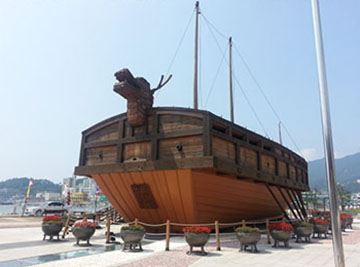
//> input picture 5chapter/image/flip_test.jpg, 360 x 267 px
$ ./mat_array   (built with g++ and OpenCV 4)
//> lines starting //> are read from the running program, lines starting //| are printed output that depends on the picture
//
//  mat_array.cpp
//  opencv_practice
//
//  Created by KimJunsik on 2019/12/03.
//  Copyright © 2019 KimJunsik. All rights reserved.
//

#include <opencv2/opencv.hpp>
using namespace std;
using namespace cv;

int main()
{
    Mat image = imread("./5chapter/image/flip_test.jpg",IMREAD_COLOR);
//> image is the input picture: 267 rows x 360 cols, CV_8UC3; mean B, G, R 172.7, 164.6, 159.2
    CV_Assert(image.data);

    Mat x_axis, y_axis, xy_axis, rep_img, trans_img;
    flip(image, x_axis, 0);
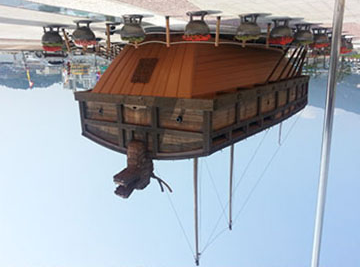
//> x_axis: 267 rows x 360 cols, CV_8UC3; mean B, G, R 172.7, 164.6, 159.2
    flip(image, y_axis, 1);
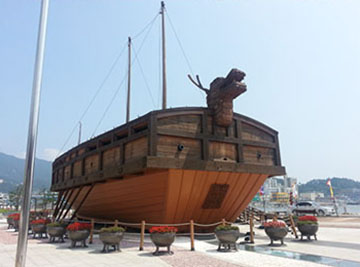
//> y_axis: 267 rows x 360 cols, CV_8UC3; mean B, G, R 172.7, 164.6, 159.2
    flip(image, xy_axis, -1);
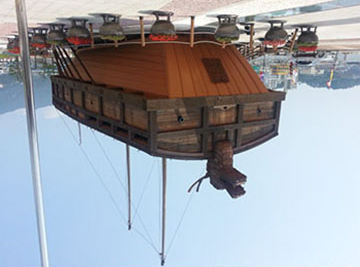
//> xy_axis: 267 rows x 360 cols, CV_8UC3; mean B, G, R 172.7, 164.6, 159.2

    repeat(image, 1, 2, rep_img);
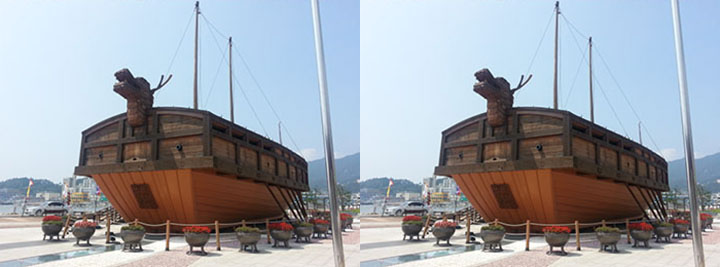
//> rep_img: 267 rows x 720 cols, CV_8UC3; mean B, G, R 172.7, 164.6, 159.2
    transpose(image, trans_img);
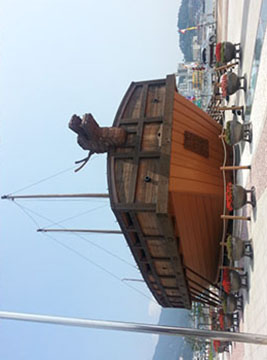
//> trans_img: 360 rows x 267 cols, CV_8UC3; mean B, G, R 172.7, 164.6, 159.2

    imshow("image", image);
    imshow("x_axis", x_axis);
    imshow("y_axis", y_axis);
    imshow("xy_asix", xy_axis);
    imshow("rep_image",rep_img);
    imshow("trans_img",trans_img);
    waitKey(0);
    return 0;
}

$ run again, with 5chapter/image/abs_test1.jpg copied over 5chapter/image/flip_test.jpg
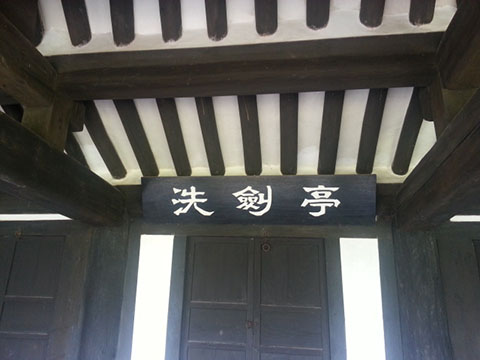
//> input picture 5chapter/image/abs_test1.jpg, 480 x 360 px
//> image is the input picture: 360 rows x 480 cols, CV_8UC3; mean B, G, R 89, 91.2, 91.3
//> `repeat(image, 1, 2, rep_img);`:
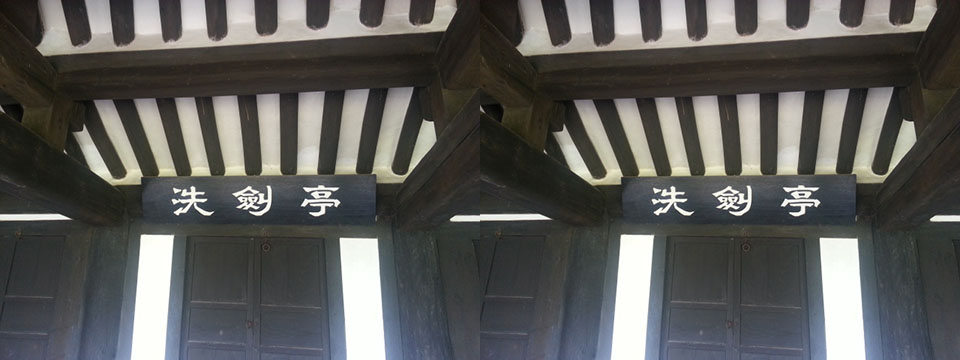
//> rep_img: 360 rows x 960 cols, CV_8UC3; mean B, G, R 89, 91.2, 91.3
//> `transpose(image, trans_img);`:
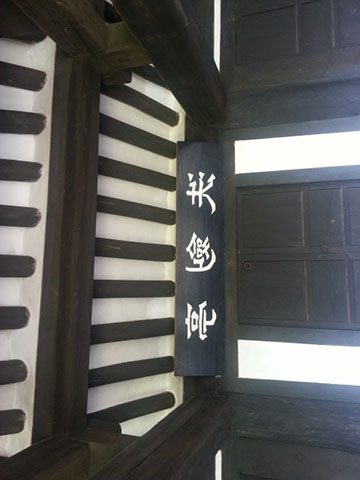
//> trans_img: 480 rows x 360 cols, CV_8UC3; mean B, G, R 89, 91.2, 91.3

$ run again, with 5chapter/image/abs_test2.jpg copied over 5chapter/image/flip_test.jpg
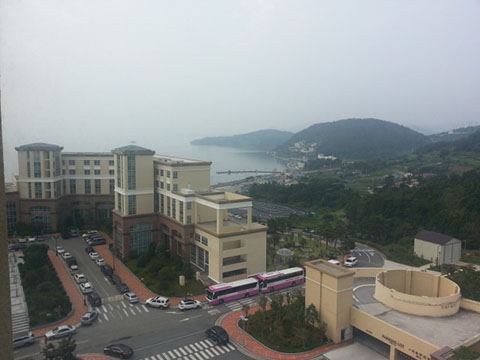
//> input picture 5chapter/image/abs_test2.jpg, 480 x 360 px
//> image is the input picture: 360 rows x 480 cols, CV_8UC3; mean B, G, R 137.9, 139.1, 135.4
//> `repeat(image, 1, 2, rep_img);`:
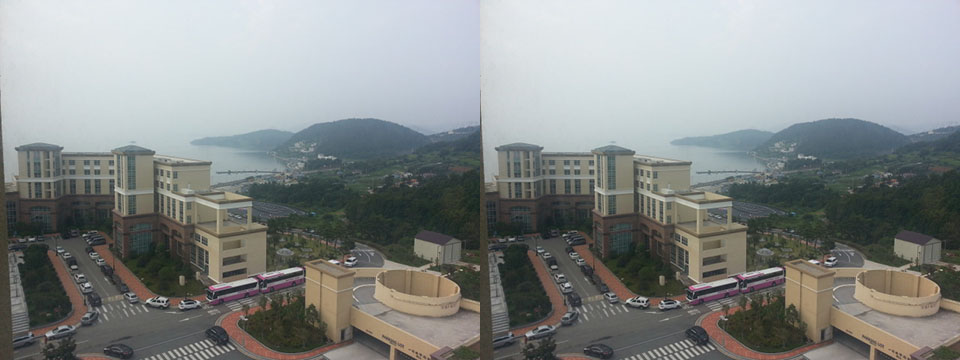
//> rep_img: 360 rows x 960 cols, CV_8UC3; mean B, G, R 137.9, 139.1, 135.4
//> `transpose(image, trans_img);`:
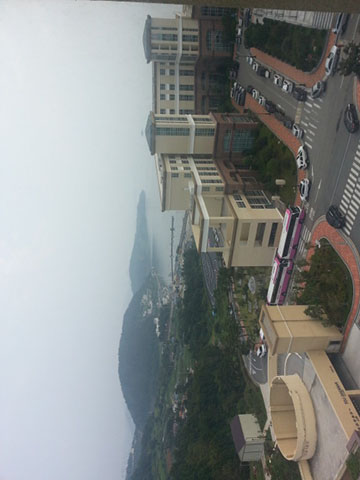
//> trans_img: 480 rows x 360 cols, CV_8UC3; mean B, G, R 137.9, 139.1, 135.4

$ run again, with 5chapter/image/bit_test.jpg copied over 5chapter/image/flip_test.jpg
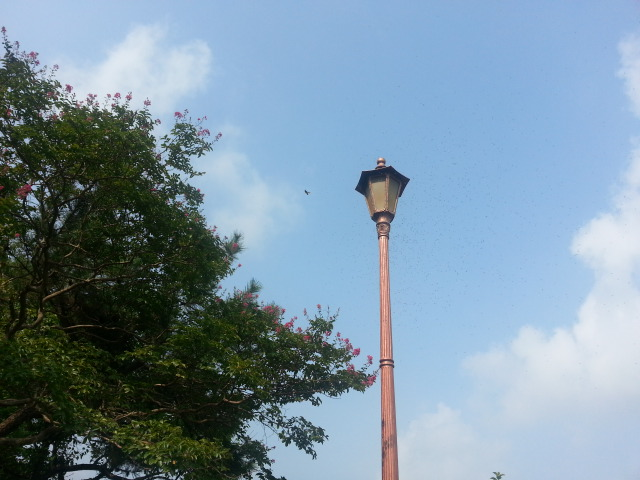
//> input picture 5chapter/image/bit_test.jpg, 640 x 480 px
//> image is the input picture: 480 rows x 640 cols, CV_8UC3; mean B, G, R 161.7, 145.8, 122.5
//> `repeat(image, 1, 2, rep_img);`:
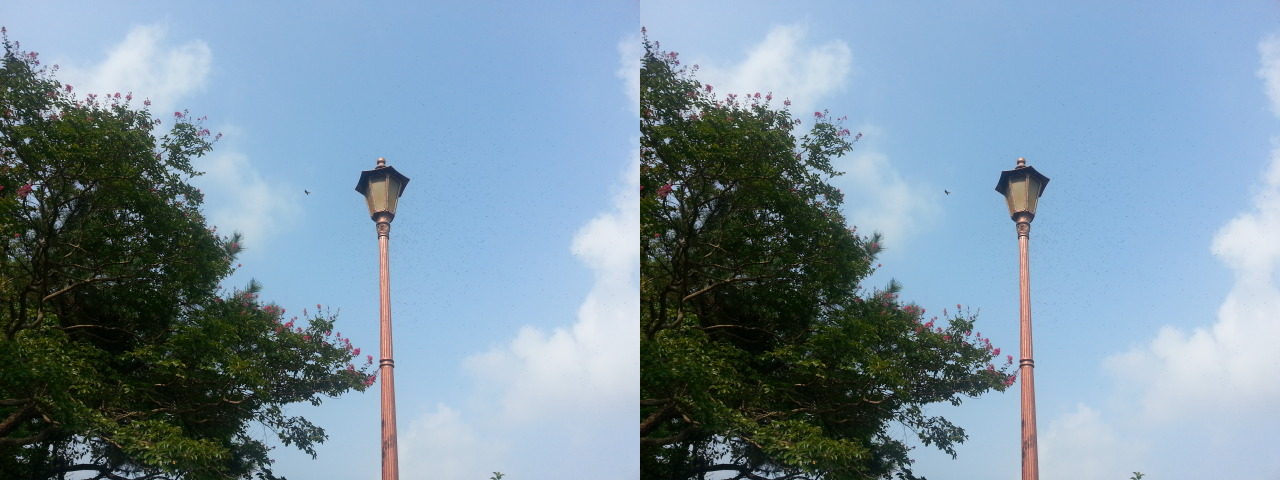
//> rep_img: 480 rows x 1280 cols, CV_8UC3; mean B, G, R 161.7, 145.8, 122.5
//> `transpose(image, trans_img);`:
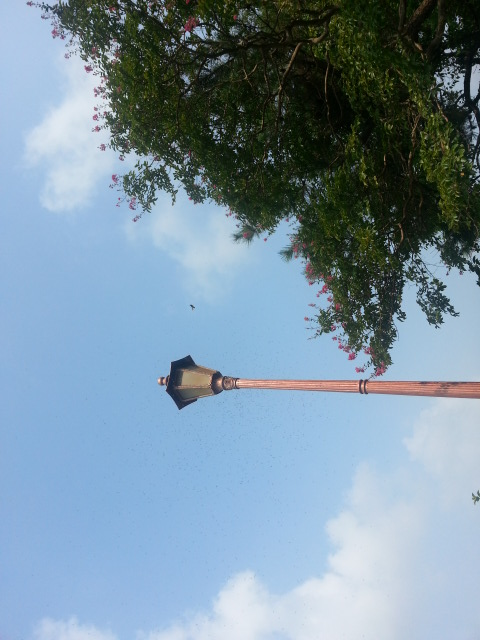
//> trans_img: 640 rows x 480 cols, CV_8UC3; mean B, G, R 161.7, 145.8, 122.5
